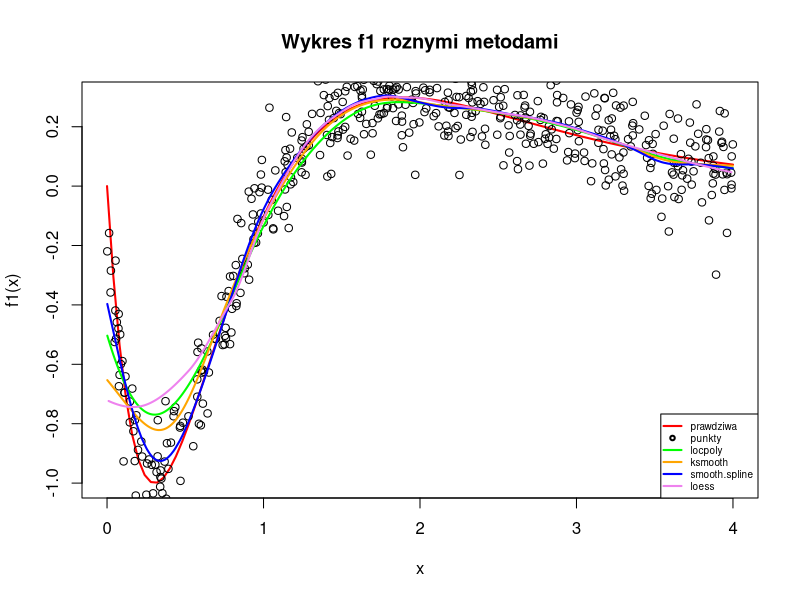
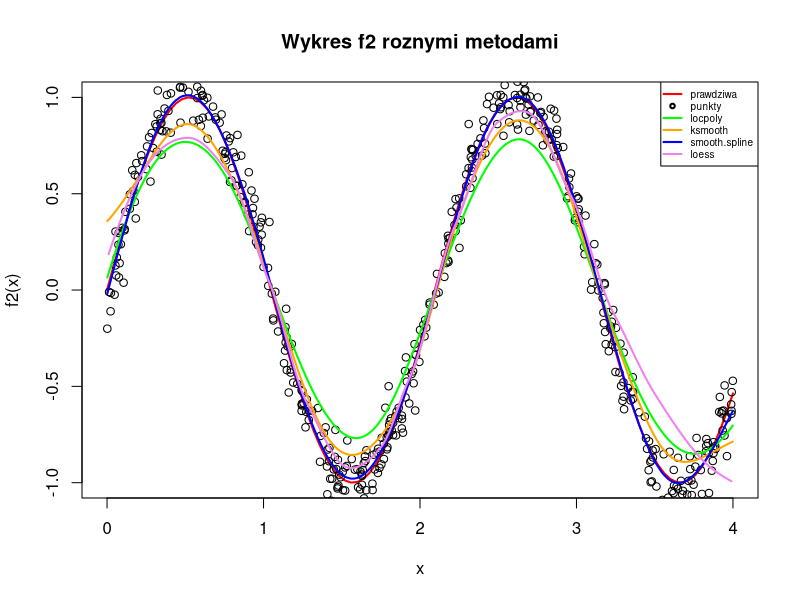
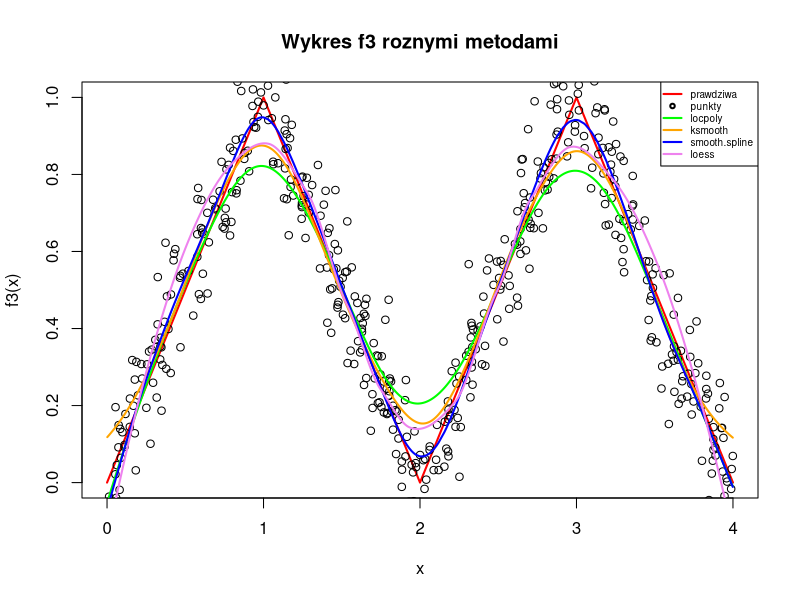
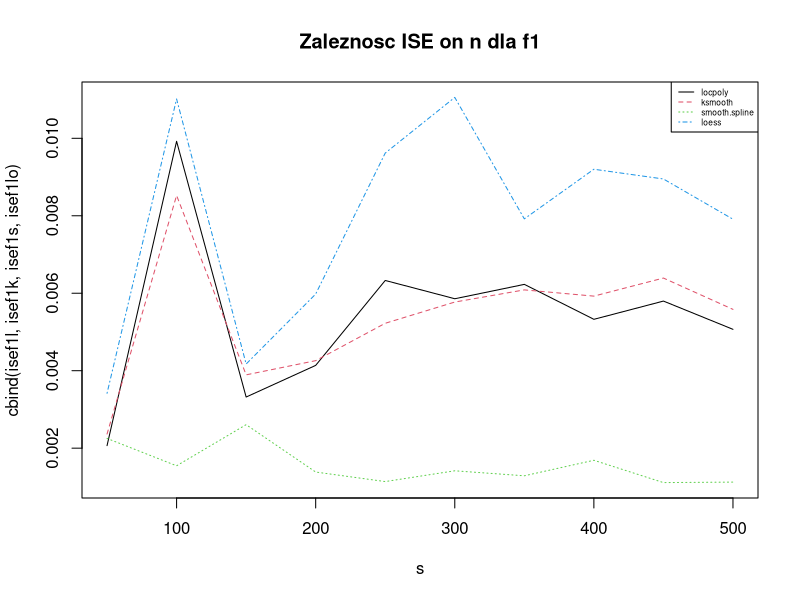
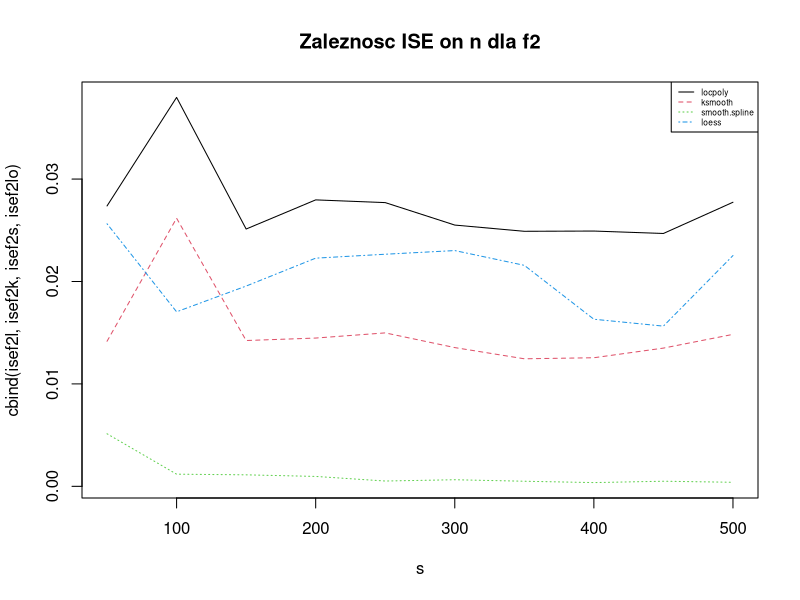
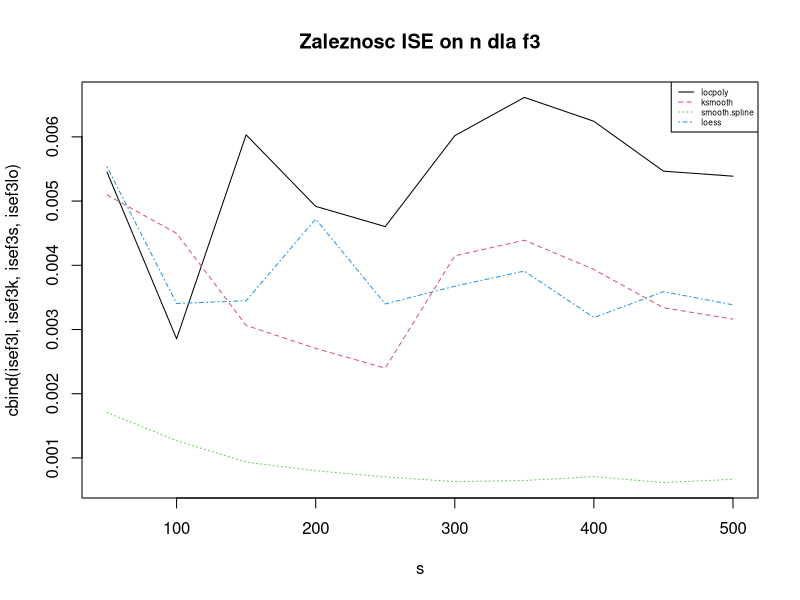
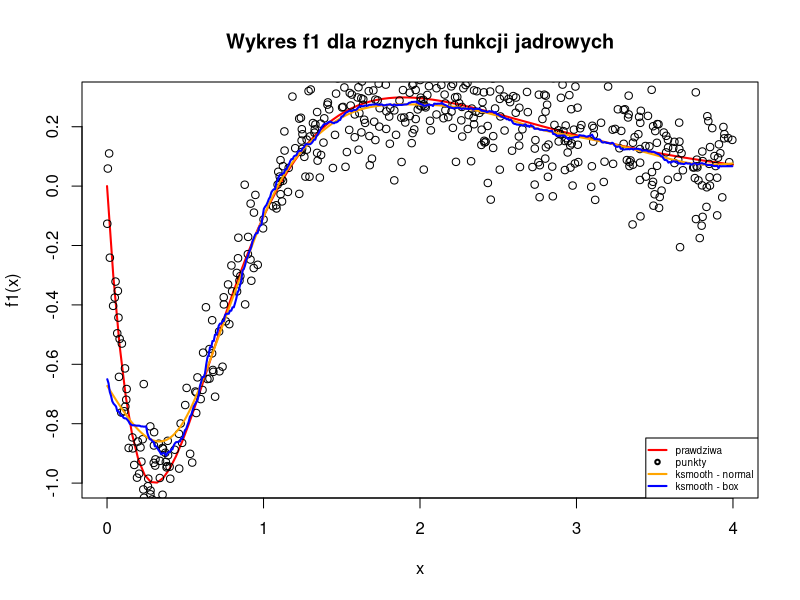
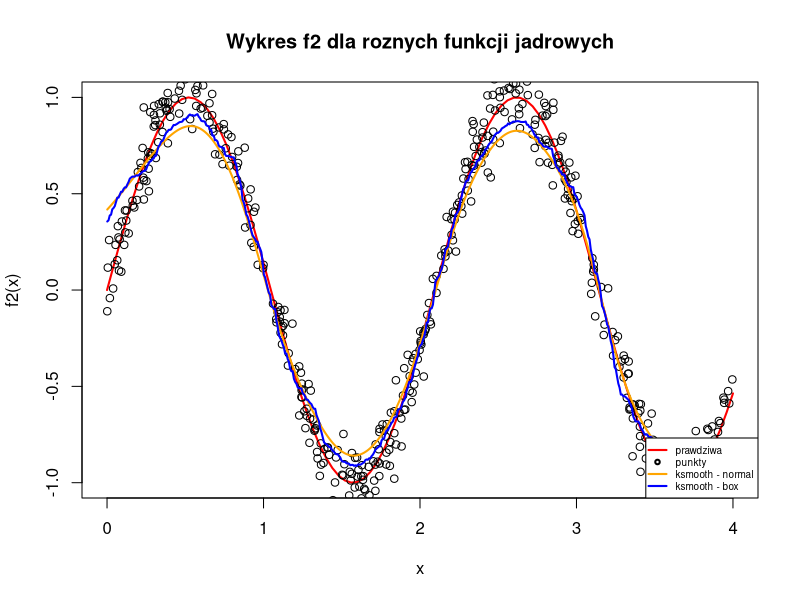

Write R code to recreate these figures, in order.
# data mining - zadanie domowe nr 4 - MARTA SOMMER BSMAD

library("KernSmooth")

# stworzenie modelu:

n <- 500
x <- runif(n,min=0,max=4)
eps <- rnorm(n,0,0.1)

f1 <- function(x){
  
  4.26*(exp(-x)-4*exp(-2*x)+3*exp(-3*x))

}

f2 <- function(x){sin(3*x)}

f3 <- function(x){
  (x>0 & x<=1)*x + (x>1 & x<=2)*(-x+2) + (x>2 & x<=3)*(x-2) + (x>3 & x<=4)*(-x+4)
}

y1 <- f1(x)+eps
y2 <- f2(x)+eps
y3 <- f3(x)+eps

# dopasowanie krzywych roznymi metodami: 

l1 <- locpoly(x,y1,bandwidth=0.25)
l2 <- locpoly(x,y2,bandwidth=0.25)
l3 <- locpoly(x,y3,bandwidth=0.25)

k1 <- ksmooth(x,y1,kernel="normal")
k2 <- ksmooth(x,y2,kernel="normal")
k3 <- ksmooth(x,y3,kernel="normal")

s1 <- smooth.spline(x,y1,spar=0.75)
s2 <- smooth.spline(x,y2,spar=0.75)
s3 <- smooth.spline(x,y3,spar=0.75)

lo1 <- loess(y1~x,span=0.5)
lo2 <- loess(y2~x,span=0.5)
lo3 <- loess(y3~x,span=0.5)

plo1 <- predict(lo1,data.frame(x=seq(0,4,by=0.01)))
plo2 <- predict(lo2,data.frame(x=seq(0,4,by=0.01)))
plo3 <- predict(lo3,data.frame(x=seq(0,4,by=0.01)))

# wykresy:

curve(f1,from=0,to=4,col="red",lwd=2, main="Wykres f1 roznymi metodami")
matplot(x,y1,type="p",pch=1,add=TRUE)
matplot(l1$x,l1$y,type="l",col="green",add=TRUE,lwd=2)
matplot(k1$x,k1$y,type="l",col="orange",add=TRUE,lwd=2)
matplot(s1$x,s1$y,type="l",col="blue",add=TRUE,lwd=2)
matplot(seq(0,4,by=0.01),plo1,type="l",col="violet",add=TRUE,lwd=2)
legend("bottomright",col=c("red","black","green","orange","blue","violet"),
       c("prawdziwa","punkty","locpoly","ksmooth","smooth.spline","loess"),
       lty=c(1,0,1,1,1,1), pch=c(NA,1,NA,NA,NA,NA),cex=0.6,lwd=2)

curve(f2,from=0,to=4,col="red",lwd=2, main="Wykres f2 roznymi metodami")
matplot(x,y2,type="p",pch=1,add=TRUE)
matplot(l2$x,l2$y,type="l",col="green",add=TRUE,lwd=2)
matplot(k2$x,k2$y,type="l",col="orange",add=TRUE,lwd=2)
matplot(s2$x,s2$y,type="l",col="blue",add=TRUE,lwd=2)
matplot(seq(0,4,by=0.01),plo2,type="l",col="violet",add=TRUE,lwd=2)
legend("topright",col=c("red","black","green","orange","blue","violet"),
       c("prawdziwa","punkty","locpoly","ksmooth","smooth.spline","loess"),
       lty=c(1,0,1,1,1,1), pch=c(NA,1,NA,NA,NA,NA),cex=0.6,lwd=2)
  
curve(f3,from=0,to=4,col="red",lwd=2, main="Wykres f3 roznymi metodami")
matplot(x,y3,type="p",pch=1,add=TRUE)
matplot(l3$x,l3$y,type="l",col="green",add=TRUE,lwd=2)
matplot(k3$x,k3$y,type="l",col="orange",add=TRUE,lwd=2)
matplot(s3$x,s3$y,type="l",col="blue",add=TRUE,lwd=2)
matplot(seq(0,4,by=0.01),plo3,type="l",col="violet",add=TRUE,lwd=2)
legend("topright",col=c("red","black","green","orange","blue","violet"),
       c("prawdziwa","punkty","locpoly","ksmooth","smooth.spline","loess"),
       lty=c(1,0,1,1,1,1), pch=c(NA,1,NA,NA,NA,NA),cex=0.6,lwd=2)

# ISE:

ise_l1 <- sum((f1(l1$x)-l1$y)^2)/length(l1$x)
ise_l2 <- sum((f2(l2$x)-l2$y)^2)/length(l2$x)
ise_l3 <- sum((f3(l3$x)-l3$y)^2)/length(l3$x)

ise_k1 <- sum((f1(k1$x)-k1$y)^2)/length(k1$x)
ise_k2 <- sum((f2(k2$x)-k2$y)^2)/length(k2$x)
ise_k3 <- sum((f3(k3$x)-k3$y)^2)/length(k3$x)

ise_s1 <- sum((f1(s1$x)-s1$y)^2)/length(s1$x)
ise_s2 <- sum((f2(s2$x)-s2$y)^2)/length(s2$x)
ise_s3 <- sum((f3(s3$x)-s3$y)^2)/length(s3$x)

w1 <- which(is.na(plo1)==TRUE)
w2 <- which(is.na(plo2)==TRUE)
w3 <- which(is.na(plo3)==TRUE)

ise_lo1 <- sum((f1(seq(0,4,by=0.01)[-w1])-plo1[-w1])^2)/length(plo1[-w1])
ise_lo2 <- sum((f2(seq(0,4,by=0.01)[-w2])-plo2[-w2])^2)/length(plo2[-w2])
ise_lo3 <- sum((f3(seq(0,4,by=0.01)[-w3])-plo3[-w3])^2)/length(plo3[-w3])

# zaleznosc miedzy bledem ise i liczba obserwacji:

s <- seq(50,500,by=50)
k <- 1

isef1l <- numeric(length(s))
isef1k <- numeric(length(s))
isef1s <- numeric(length(s))
isef1lo <- numeric(length(s))

isef2l <- numeric(length(s))
isef2k <- numeric(length(s))
isef2s <- numeric(length(s))
isef2lo <- numeric(length(s))

isef3l <- numeric(length(s))
isef3k <- numeric(length(s))
isef3s <- numeric(length(s))
isef3lo <- numeric(length(s))

for(i in s){
   
   x <- runif(i,min=0,max=4)
   eps <- rnorm(i,0,0.1)
   y1 <- f1(x)+eps
   y2 <- f2(x)+eps
   y3 <- f3(x)+eps
   
   l1 <- locpoly(x,y1,bandwidth=0.25)
   l2 <- locpoly(x,y2,bandwidth=0.25)
   l3 <- locpoly(x,y3,bandwidth=0.25)
   
   k1 <- ksmooth(x,y1,kernel="normal")
   k2 <- ksmooth(x,y2,kernel="normal")
   k3 <- ksmooth(x,y3,kernel="normal")
   
   s1 <- smooth.spline(x,y1,spar=0.75)
   s2 <- smooth.spline(x,y2,spar=0.75)
   s3 <- smooth.spline(x,y3,spar=0.75)
   
   lo1 <- loess(y1~x,span=0.5)
   lo2 <- loess(y2~x,span=0.5)
   lo3 <- loess(y3~x,span=0.5)
   
   plo1 <- predict(lo1,data.frame(x=seq(0,4,by=0.01)))
   plo2 <- predict(lo2,data.frame(x=seq(0,4,by=0.01)))
   plo3 <- predict(lo3,data.frame(x=seq(0,4,by=0.01)))
   
   isef1l[k] <- sum((f1(l1$x)-l1$y)^2)/length(l1$x)
   isef2l[k] <- sum((f2(l2$x)-l2$y)^2)/length(l2$x)
   isef3l[k] <- sum((f3(l3$x)-l3$y)^2)/length(l3$x)
   
   isef1k[k] <- sum((f1(k1$x)-k1$y)^2)/length(k1$x)
   isef2k[k] <- sum((f2(k2$x)-k2$y)^2)/length(k2$x)
   isef3k[k] <- sum((f3(k3$x)-k3$y)^2)/length(k3$x)
   
   isef1s[k] <- sum((f1(s1$x)-s1$y)^2)/length(s1$x)
   isef2s[k] <- sum((f2(s2$x)-s2$y)^2)/length(s2$x)
   isef3s[k] <- sum((f3(s3$x)-s3$y)^2)/length(s3$x)

   w1 <- which(is.na(plo1)==TRUE)
   w2 <- which(is.na(plo2)==TRUE)
   w3 <- which(is.na(plo3)==TRUE)
   
   isef1lo[k] <- sum((f1(seq(0,4,by=0.01)[-w1])-plo1[-w1])^2)/length(plo1[-w1])
   isef2lo[k] <- sum((f2(seq(0,4,by=0.01)[-w2])-plo2[-w2])^2)/length(plo2[-w2])
   isef3lo[k] <- sum((f3(seq(0,4,by=0.01)[-w3])-plo3[-w3])^2)/length(plo3[-w3])

   k <- k+1
}


matplot(s,cbind(isef1l,isef1k,isef1s,isef1lo),type="l",
        main="Zaleznosc ISE on n dla f1")
legend("topright",col=1:4,lty=1:4, cex=0.5,
       c("locpoly","ksmooth","smooth.spline","loess"))

matplot(s,cbind(isef2l,isef2k,isef2s,isef2lo),type="l",
        main="Zaleznosc ISE on n dla f2")
legend("topright",col=1:4,lty=1:4, cex=0.5,
       c("locpoly","ksmooth","smooth.spline","loess"))

matplot(s,cbind(isef3l,isef3k,isef3s,isef3lo),type="l",
        main="Zaleznosc ISE on n dla f3")
legend("topright",col=1:4,lty=1:4, cex=0.5,
       c("locpoly","ksmooth","smooth.spline","loess"))

# dzialanie roznych funkcji jadrowych dla ksmooth:

n <- 500
x <- runif(n,min=0,max=4)
eps <- rnorm(n,0,0.1)

y1 <- f1(x)+eps
y2 <- f2(x)+eps
y3 <- f3(x)+eps

k1n <- ksmooth(x,y1,kernel="normal")
k2n <- ksmooth(x,y2,kernel="normal")
k3n <- ksmooth(x,y3,kernel="normal")

k1b <- ksmooth(x,y1,kernel="box")
k2b <- ksmooth(x,y2,kernel="box")
k3b <- ksmooth(x,y3,kernel="box")

curve(f1,from=0,to=4,col="red",lwd=2, 
      main="Wykres f1 dla roznych funkcji jadrowych")
matplot(x,y1,type="p",pch=1,add=TRUE)
matplot(k1n$x,k1n$y,type="l",col="orange",add=TRUE,lwd=2)
matplot(k1b$x,k1b$y,type="l",col="blue",add=TRUE,lwd=2)
legend("bottomright",col=c("red","black","orange","blue"),
       c("prawdziwa","punkty","ksmooth - normal","ksmooth - box"),
       lty=c(1,0,1,1), pch=c(NA,1,NA,NA),cex=0.6,lwd=2)

curve(f2,from=0,to=4,col="red",lwd=2, 
      main="Wykres f2 dla roznych funkcji jadrowych")
matplot(x,y2,type="p",pch=1,add=TRUE)
matplot(k2n$x,k2n$y,type="l",col="orange",add=TRUE,lwd=2)
matplot(k2b$x,k2b$y,type="l",col="blue",add=TRUE,lwd=2)
legend("bottomright",col=c("red","black","orange","blue"),
       c("prawdziwa","punkty","ksmooth - normal","ksmooth - box"),
       lty=c(1,0,1,1), pch=c(NA,1,NA,NA),cex=0.6,lwd=2)

curve(f3,from=0,to=4,col="red",lwd=2, 
      main="Wykres f3 dla roznych funkcji jadrowych")
matplot(x,y3,type="p",pch=1,add=TRUE)
matplot(k3n$x,k3n$y,type="l",col="orange",add=TRUE,lwd=2)
matplot(k3b$x,k3b$y,type="l",col="blue",add=TRUE,lwd=2)
legend("bottomright",col=c("red","black","orange","blue"),
       c("prawdziwa","punkty","ksmooth - normal","ksmooth - box"),
       lty=c(1,0,1,1), pch=c(NA,1,NA,NA),cex=0.6,lwd=2)
